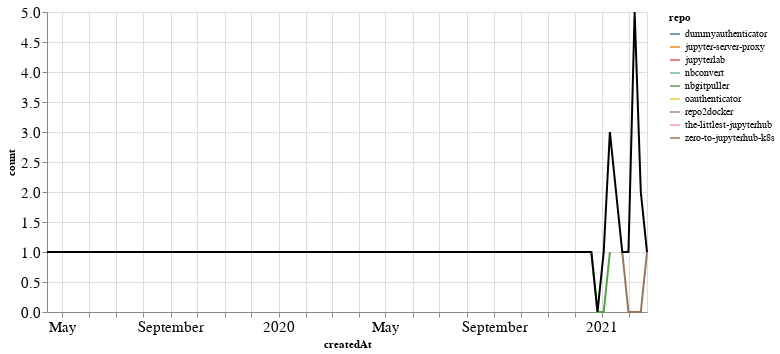

Notebook code cell kept with this figure:
### Markdown cell above
### PRs

### Code cell
prs_time = prs.groupby('repo').resample('W', on='createdAt').count()['author'].reset_index()
prs_time = prs_time.rename(columns={'author': 'count'})
prs_time_total = prs_time.groupby('createdAt').agg({"count": "sum"}).reset_index()

ch1 = alt.Chart(prs_time, width=600).mark_line().encode(
    x='createdAt',
    y='count',
    color='repo',
    tooltip="repo"
)

ch2 = alt.Chart(prs_time_total, width=600).mark_line(color="black").encode(
    x='createdAt',
    y='count',
)

ch1 + ch2

### Figure 1 — Vega-Lite specification as saved in the notebook (floating-point values rounded to 4 significant figures)
{"config": {"axisLeft": {"labelFontSize": 15}, "axisBottom": {"labelFontSize": 15}}, "layer": [{"data": {"name": "data-163abe47c5ee4806b026adb775a3b1d4"}, "mark": "line", "encoding": {"color": {"type": "nominal", "field": "repo"}, "tooltip": {"type": "nominal", "field": "repo"}, "x": {"type": "temporal", "field": "createdAt"}, "y": {"type": "quantitative", "field": "count"}}, "width": 600}, {"data": {"name": "data-1d1ea9ec004365c0c4b3648f5f596b61"}, "mark": {"type": "line", "color": "black"}, "encoding": {"x": {"type": "temporal", "field": "createdAt"}, "y": {"type": "quantitative", "field": "count"}}, "width": 600}], "$schema": "https://vega.github.io/schema/vega-lite/v4.8.1.json", "datasets": {"data-163abe47c5ee4806b026adb775a3b1d4": [{"repo": "dummyauthenticator", "createdAt": "2021-02-14T00:00:00", "count": 1}, {"repo": "jupyter-server-proxy", "createdAt": "2021-01-10T00:00:00", "count": 2}, {"repo": "jupyterlab", "createdAt": "2021-02-14T00:00:00", "count": 1}, {"repo": "nbconvert", "createdAt": "2021-02-07T00:00:00", "count": 5}, {"repo": "nbgitpuller", "createdAt": "2020-12-20T00:00:00", "count": 1}, {"repo": "nbgitpuller", "createdAt": "2020-12-27T00:00:00", "count": 0}, {"repo": "nbgitpuller", "createdAt": "2021-01-03T00:00:00", "count": 0}, {"repo": "nbgitpuller", "createdAt": "2021-01-10T00:00:00", "count": 1}, {"repo": "oauthenticator", "createdAt": "2021-01-31T00:00:00", "count": 1}, {"repo": "repo2docker", "createdAt": "2019-04-14T00:00:00", "count": 1}, {"repo": "the-littlest-jupyterhub", "createdAt": "2021-01-03T00:00:00", "count": 1}, {"repo": "zero-to-jupyterhub-k8s", "createdAt": "2021-01-24T00:00:00", "count": 1}, {"repo": "zero-to-jupyterhub-k8s", "createdAt": "2021-01-31T00:00:00", "count": 0}, {"repo": "zero-to-jupyterhub-k8s", "createdAt": "2021-02-07T00:00:00", "count": 0}, {"repo": "zero-to-jupyterhub-k8s", "createdAt": "2021-02-14T00:00:00", "count": 0}, {"repo": "zero-to-jupyterhub-k8s", "createdAt": "2021-02-21T00:00:00", "count": 1}], "data-1d1ea9ec004365c0c4b3648f5f596b61": [{"createdAt": "2019-04-14T00:00:00", "count": 1}, {"createdAt": "2020-12-20T00:00:00", "count": 1}, {"createdAt": "2020-12-27T00:00:00", "count": 0}, {"createdAt": "2021-01-03T00:00:00", "count": 1}, {"createdAt": "2021-01-10T00:00:00", "count": 3}, {"createdAt": "2021-01-24T00:00:00", "count": 1}, {"createdAt": "2021-01-31T00:00:00", "count": 1}, {"createdAt": "2021-02-07T00:00:00", "count": 5}, {"createdAt": "2021-02-14T00:00:00", "count": 2}, {"createdAt": "2021-02-21T00:00:00", "count": 1}]}}
